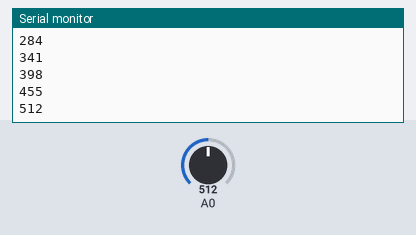
This sketch was run on a simulated Arduino Uno, built with avr-gcc and run on an emulated ATmega328P. Parts: the last lines printed to the serial monitor. The inputs (shaded band) are chosen by the test bench; at power-on: A0 = 512.

Above: at 1.2 s.
1.3 s: A0 set to 716
At 1.31 s:
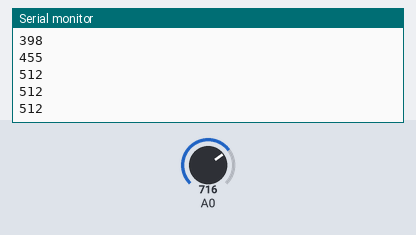
2.8 s: A0 set to 900
At 2.81 s:
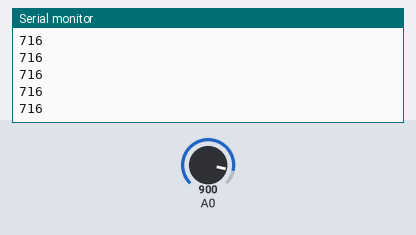
Timing chart, 0 to 5.8 s (numbered marks = the images above; inputs shaded):
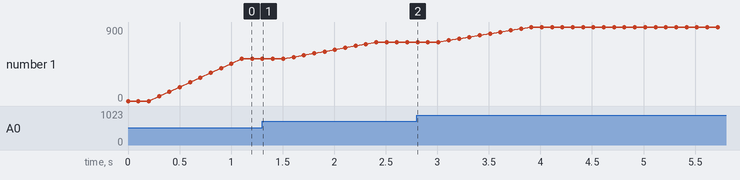

The sketch:

Bluno_DSP_mean_medianFilter.ino
```cpp
/*
I think that a small value is sufficient
Since a blink is the source of peak noise = 3 points, 3 points on each side so window = 7
Purpose: get rid of sharp noises and outliers (high freq noise)
 */
//Median
 const int windowSize = 7;//must be odd
 int rawData[windowSize] = {0};
 int index = 0;
 int themedian = 0;
//Mean
int index2 = 0;
int average;
const int window = 9;
int data[window] = {0};
int total = 0;

int sensorValue = 0;

// the setup routine runs once when you press reset:
void setup() {
  // initialize serial communication at 9600 bits per second:
  Serial.begin(9600);
  //for (int i = 0; i < windowSize; i++)
  //  Serial.print(rawData[i]);
}

// the loop routine runs over and over again forever:
void loop() {
  // read the input on analog pin 0:
  sensorValue = analogRead(A0);

  medianFilter();

  meanFilter();

  delay(100);        // delay in between reads for stability
}

void medianFilter()
{
  rawData[index] = sensorValue;
  //Serial.println(median(rawData, windowSize));
  themedian = median(rawData, windowSize);
  index++;
  if (index >= windowSize)
    index = 0; //reset
}
void meanFilter()
{
  //=============culmulative simple average===========================================
  // subtract the last reading:
  total = total - data[index2];
  //update with new reading
  data[index2] = themedian; //store the median
  // add the new reading to the total:
  total = total + data[index2];

  // calculate the average:
  average = total / window;
 //========================================================================
  // send it to the computer as ASCII digits
  Serial.println(average);

  // advance to the next position in the array:
  index2++;
  if (index2 >= window)
    index2 = 0; //reset
}


//finds the median of an array
int median(int data[], int arraySize)
{
   sort(data, arraySize);

   return data[arraySize/2]; //integer division rounds up
}


//Insertion sort: good for small arrays
void sort(int data[], int arraySize) //this is passing by pointer!
{
  //Serial.println(sizeof(data));//not reading it correctly!
    for (int i = 1; i < arraySize; i++) {
      int j = i;

        while (j>0 && data[j-1] > data[j]) {
           //swap
          int temp = data[j-1];
          data[j-1] = data[j];
          data[j] = temp;

          j--;
        }

    }
}
```

Measured:
- plotted number 1: 512 → 716 after the input at 1.3 s, 716 → 900 after the input at 2.8 s
